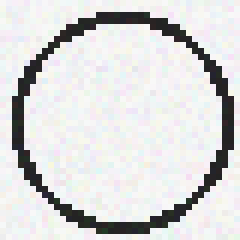
#> input picture data/bubbles/ambiguous/train/ambiguous_train_0000.png, 40 x 40 px (shown 6 times larger)
$ python train_model.py
#> lines starting #> are read from the running program, lines starting #| are printed output that depends on the picture
import os
import joblib
import numpy as np
from sklearn.model_selection import train_test_split
from sklearn.svm import SVC
from sklearn.metrics import classification_report
from skimage.io import imread
from skimage.transform import resize
from skimage.feature import hog

# ========= CONFIG =========
BASE_DIR = os.path.dirname(os.path.dirname(__file__))   # project root
DATASET_DIR = os.path.join(BASE_DIR, "data", "bubbles")
MODEL_PATH = os.path.join(BASE_DIR, "models", "bubble_model.pkl")
IMAGE_SIZE = (64, 64)

# ========= FEATURE EXTRACTOR =========
def extract_features(img, image_size=(64,64)):
    img_resized = resize(img, image_size)
    features, _ = hog(
        img_resized,
        orientations=9,
        pixels_per_cell=(8,8),
        cells_per_block=(2,2),
        block_norm='L2-Hys',
        visualize=True
    )
    return features

# ========= LOAD DATA =========
def load_images(split="train"):
#> called with split = 'train'
    X, y = [], []
    classes = os.listdir(DATASET_DIR)

    for label in classes:
        class_dir = os.path.join(DATASET_DIR, label, split)
        if not os.path.isdir(class_dir):
            continue

        for img_file in os.listdir(class_dir):
            img_path = os.path.join(class_dir, img_file)
            try:
                img = imread(img_path, as_gray=True)
#> img: shape (40, 40) float64; min 0.137, max 0.973, mean 0.845
                features = extract_features(img, IMAGE_SIZE)
#> in extract_features, `img_resized = resize(img, image_size)`:
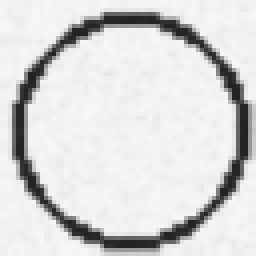
#> img_resized: shape (64, 64) float64 (shown 4 times larger); min 0.137, max 0.971, mean 0.844
#> in extract_features, `features, _ = hog( img_resized, orientations=9, pixels_per_cell=(8,8),..`: features = 1764 values, max 0.691 at index 28, min 0 at index 70, mean 0.11
                X.append(features)
                y.append(label)
            except Exception as e:
                print(f"⚠️ Skipping {img_path}: {e}")

    return np.array(X), np.array(y)

# ========= MAIN =========
# Load training data
X, y = load_images("train")
print(f"✅ Loaded {len(X)} training images across {len(set(y))} classes.")
#| ✅ Loaded 1 training images across 1 classes.

# Split into train/validation
#> (the run stopped early here; a loop or call above may not have finished)
